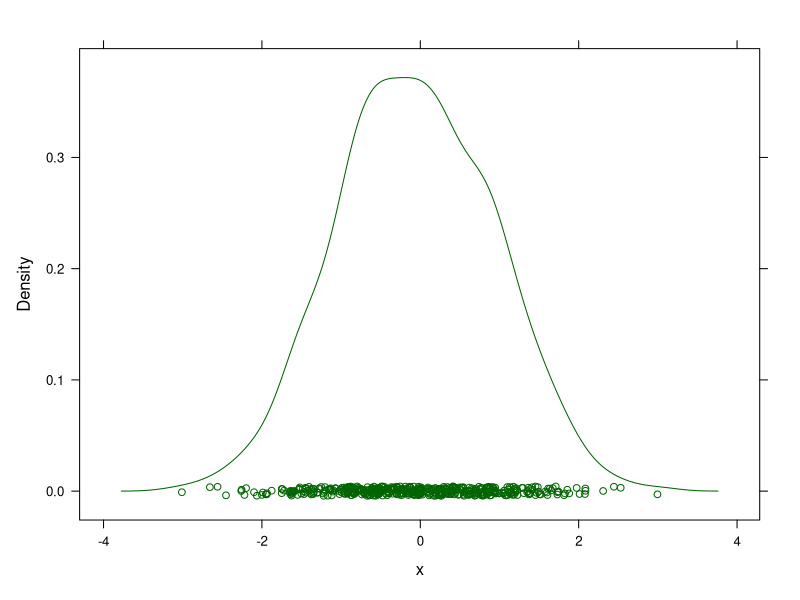
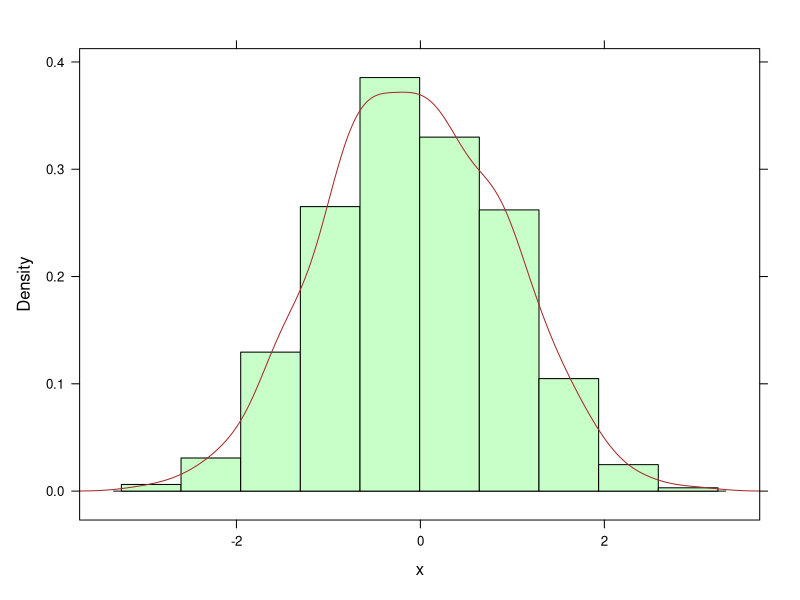
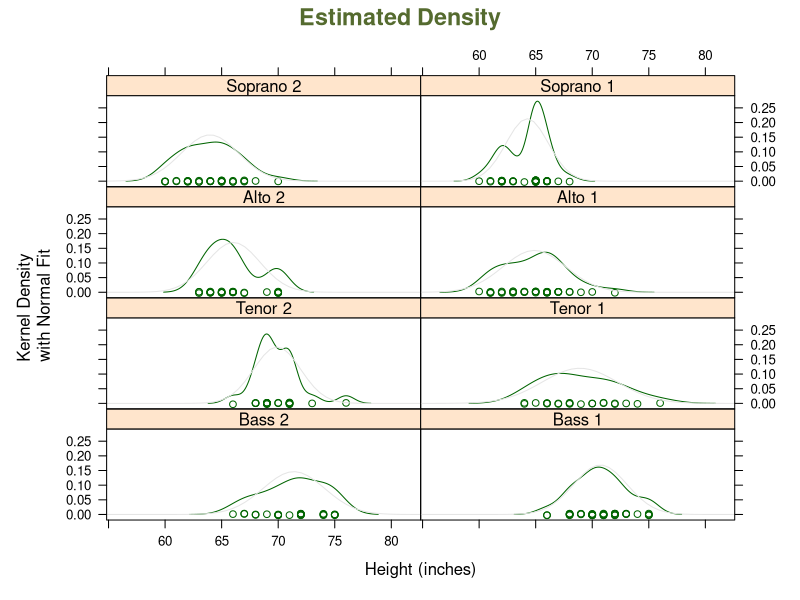
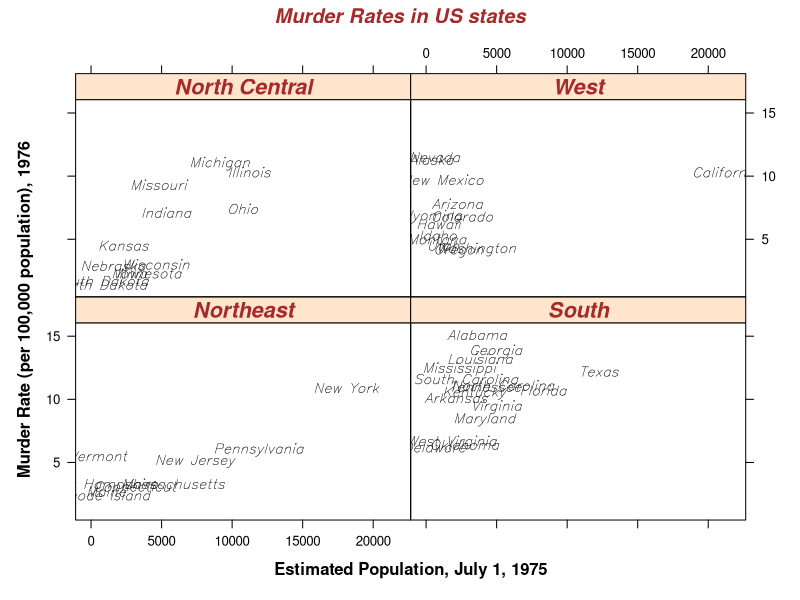
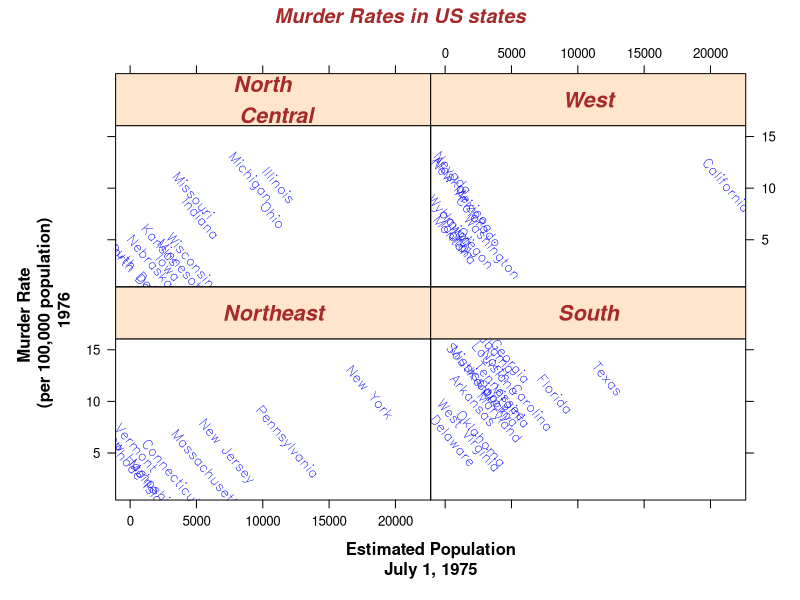
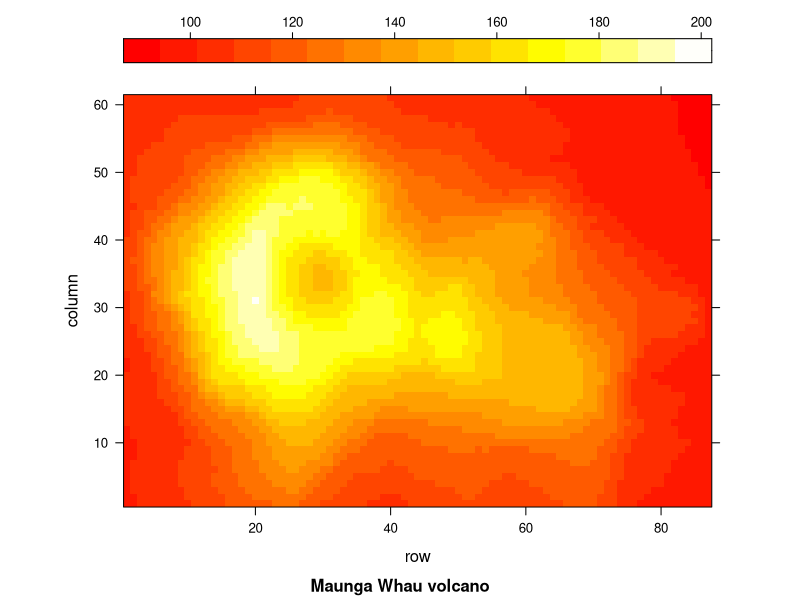
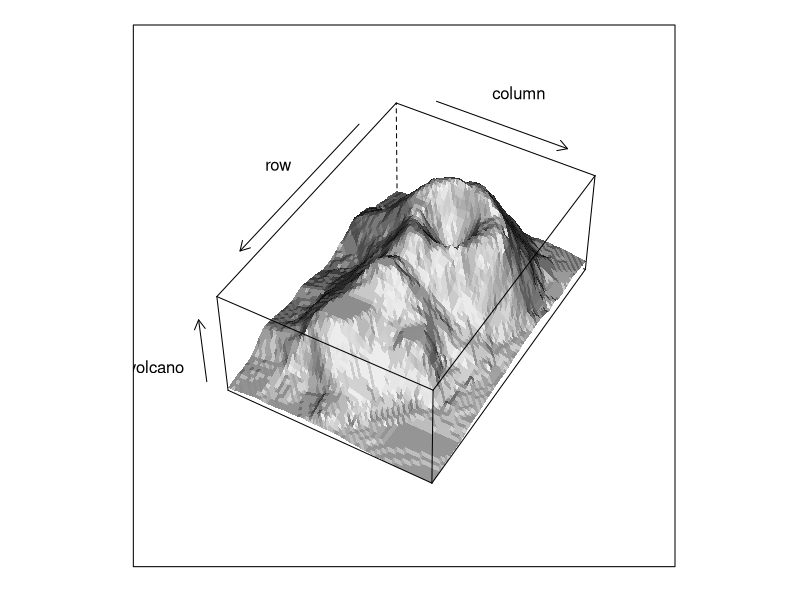
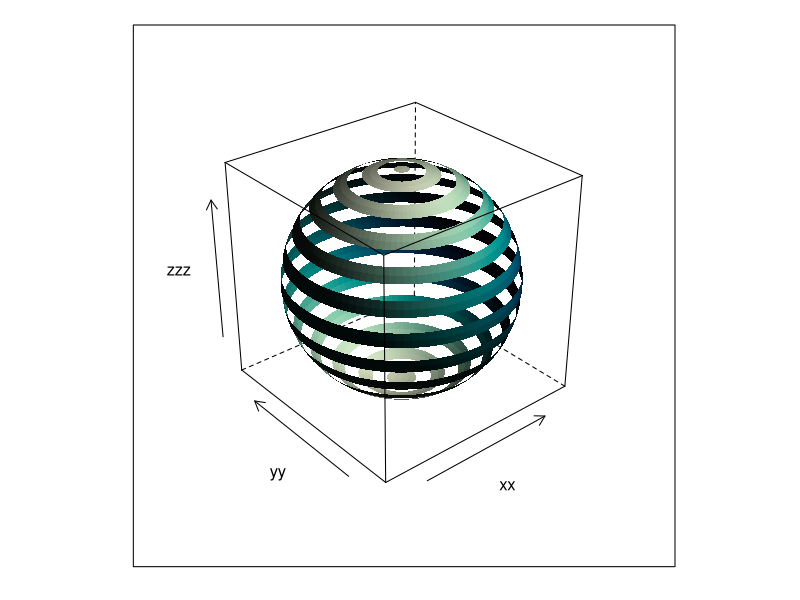

Source code (R) for these figures, in order:
library(ggplot2) # Using this for the diamonds dataset

library(lattice)
demo('lattice',package='lattice')

barchart(diamonds$color)
xyplot(price ~ carat, data = diamonds)

#Comparing ggplot2 and lattice
#http://learnr.wordpress.com/2009/06/28/ggplot2-version-of-figures-in-lattice-multivariate-data-visualization-with-r-part-1/